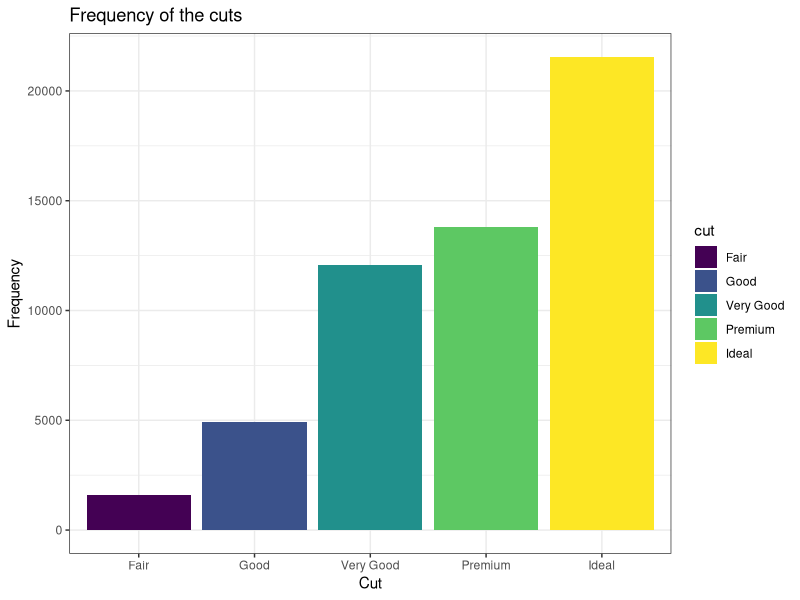
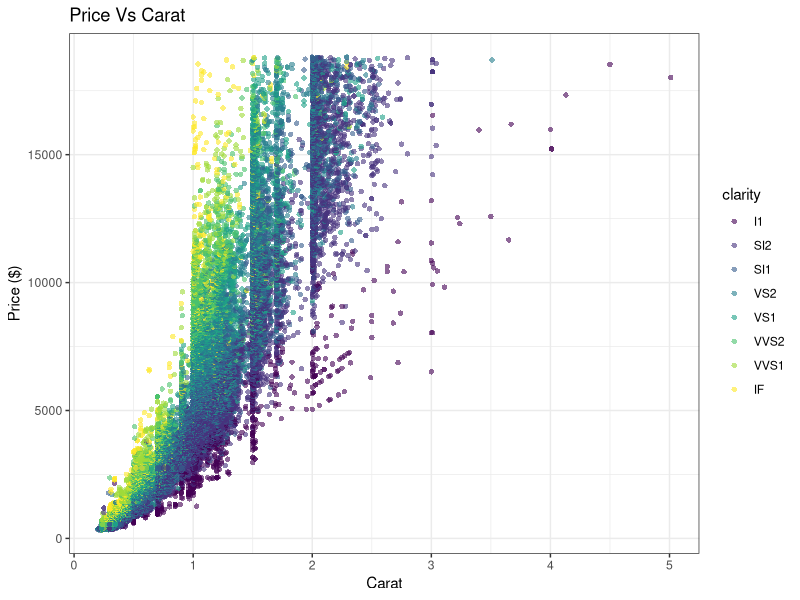
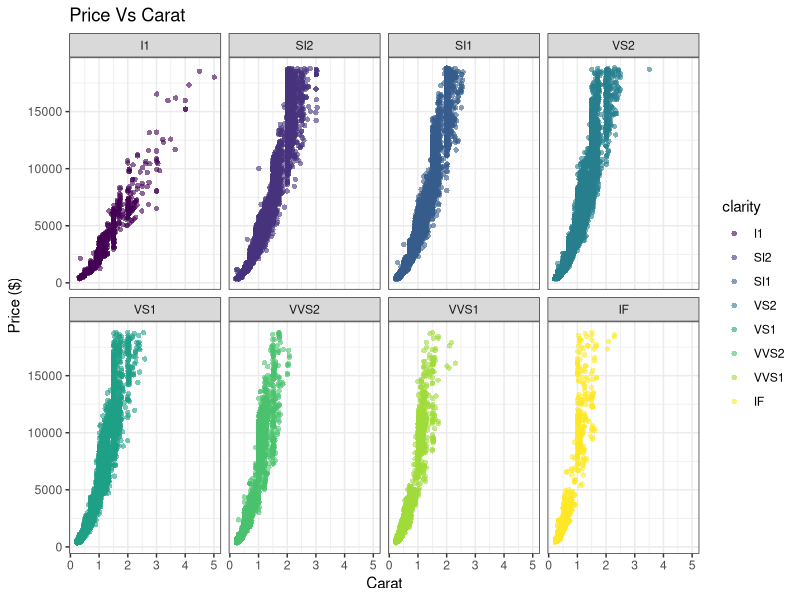

These figures' R source, in order:
## ---- chunk 1
library(tidyverse)
## ---- chunk 2
glimpse(diamonds) 
# OR  use the base function: str(diamonds)
## ---- chunk 3
summary(diamonds)
## ---- chunk 4
table(diamonds$clarity) # a named vector 
## ---- chunk 5
nrow(diamonds[diamonds$clarity=="IF",])/nrow(diamonds)
## ---- chunk 6
diamonds %>% 
  group_by(clarity) %>% 
  summarise(proportion = length(clarity)/nrow(diamonds))
                         # or n() instead of length(clarity) 
## ---- chunk 7
diamonds %>%  
  summarise(cheapest = min(price))             # As a tibble
  #OR
  min(diamonds$price)                          # AS a vector
## ---- chunk 8
diamonds[diamonds$price==min(diamonds$price),]
## ---- chunk 9
diamonds %>% 
  summarise(range = max(diamonds$price) - min(diamonds$price))
## ---- chunk 10
diamonds %>%
  group_by(color,cut) %>% 
  summarise(average = mean(price)) # -> avgPrice_cut_color view(avgPrice_cut_color)
## ---- chunk 11
table(diamonds$cut, diamonds$color) # kind of a matrix
## ---- chunk 12
#
ggplot(diamonds, aes(x= cut, fill= cut)) +
  geom_bar()+
  labs(x = "Cut",
       y = "Frequency",
       title = "Frequency of the cuts")+
  theme_bw()
## ---- chunk 13
ggplot(diamonds, aes(x=carat, y=price, color=clarity))+
  geom_point(alpha = 0.6,
             shape = 16)+
  labs(x = "Carat",
       y = "Price ($)",
       title = "Price Vs Carat")+
  theme_bw()
## ---- chunk 14
ggplot(diamonds, aes(x=carat, y=price, color=clarity))+
  geom_point(alpha = 0.6,
             shape = 16)+
 facet_wrap(~ clarity, ncol = 4)+
  labs(x = "Carat",
       y = "Price ($)",
       title = "Price Vs Carat")+
  theme_bw()
